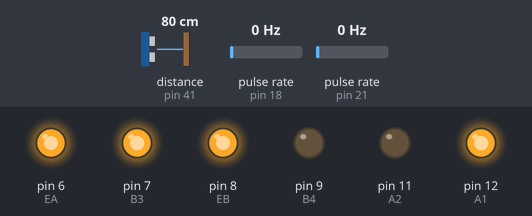
Recording of a sketch running on a simulated Arduino Mega 2560, built with avr-gcc and run on an emulated ATmega2560. Shown: output pins drawn as LEDs (lit = HIGH). Wiring (inferred from the names in the program): ultrasonic range finder: trigger pin 45; echo pin 41; 2 × pulse sensor: data pin 18 / data pin 21. The test bench sets the inputs (shaded band); at power-on: distance to the obstacle (sensor on pin 41) 80 cm, pulse rate (sensors on pin 18, pin 21) 0 Hz. The echo pulse lasts 58.3 µs per cm; pins used as bus, display or sensor lines are not drawn; what the sketch prints to the serial monitor is not drawn.

Above: at 1.2 s.
1.3 s: distance to the obstacle (sensor on pin 41) set to 51 cm
At 2.0 s:
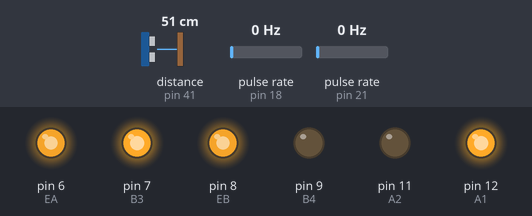
4.3 s: distance to the obstacle (sensor on pin 41) set to 42 cm
At 6.2 s:
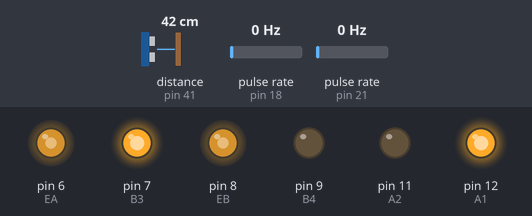
6.9 s: distance to the obstacle (sensor on pin 41) set to 2 cm
At 7.2 s:
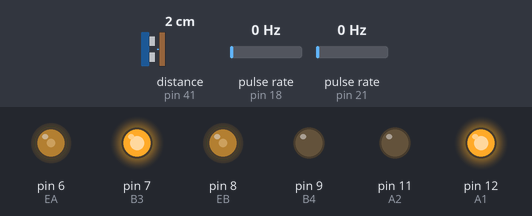
8.4 s: pulse rate (sensor on pin 18) set to 115 Hz
10.7 s: pulse rate (sensor on pin 18) set to 122 Hz
At 11.4 s:
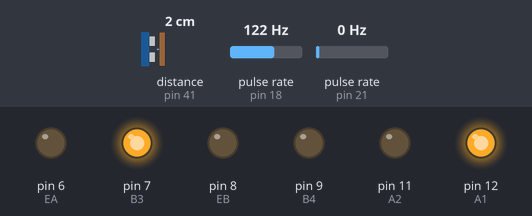
12.5 s: distance to the obstacle (sensor on pin 41) set to 60 cm
At 12.8 s:
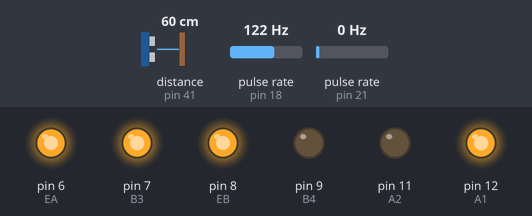
Timing chart, 0 to 15.0 s (numbered marks = the images above; inputs shaded):
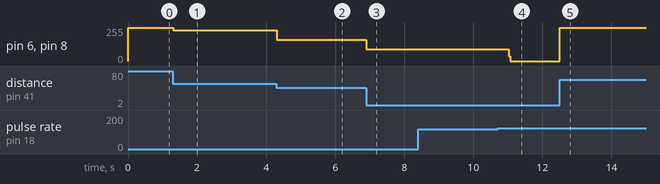

The sketch:

acc.ino
```cpp
#include <math.h>
#include <MsTimer2.h>

#define encoderL 18
#define encoderR 21

#define EA 6
#define A1 12
#define A2 11

#define B3 7
#define B4 9
#define EB 8

#define front_echo 41
#define front_trig 45

float reflect_duration, front_obstacle_distance;
float error;
int Pcontrol;
float velocity, ttc;
float system_delay = 0.5;
const float target_distance = 40;
const float max_vel = 250;
const float ppr = 1800;
const float Kp = 8.0;
volatile float pulseCountL = 0, pulseCountR = 0;
volatile int rpmL, rpmR, rpm;

void print_status()
{
//    Serial.print("distance : ");
//    Serial.println(front_obstacle_distance);
//    Serial.print("rpmL : ");
//    Serial.println(rpmL);
//    Serial.print("rpmR : ");
//    Serial.println(rpmR);
//    Serial.print("velocity : ");
//    Serial.println(velocity);
//    Serial.print("ttc : ");
//    Serial.println(ttc);
    Serial.print("speed : ");
    Serial.println(150 + Pcontrol);
}

void speedLimit()
{
  if(Pcontrol > 100) Pcontrol = 100;
  if(Pcontrol < -150) Pcontrol = -150;
}

float calculate_ttc()
{
  float _ttc;

  _ttc = (front_obstacle_distance / velocity) - 1;
  if(_ttc < 0) _ttc = 0;
  return _ttc;
}

void speedSetup(int left, int right)
{
    analogWrite(EA, left);
    analogWrite(EB, right);
}

void detect_distance()
{
    digitalWrite(front_trig, LOW);
    delayMicroseconds(2);
    digitalWrite(front_trig, HIGH);
    delayMicroseconds(10);
    digitalWrite(front_trig, LOW);
    reflect_duration = pulseIn(front_echo, HIGH);
    front_obstacle_distance = ((float)(340 * reflect_duration) / 10000) / 2;
}

void aeb_handler()
{
  ttc = calculate_ttc();
  if(ttc <= (1.5 + system_delay))
  {
    speedSetup(0, 0);
    while(1)
    {
      detect_distance();
      if(front_obstacle_distance > 20)
      {
        break;
      }
    }
  }
}

void speedCalibration()
{
    rpmL = (int)((pulseCountL / ppr) * (60.0 / 0.5));
    rpmR = (int)((pulseCountR / ppr) * (60.0 / 0.5));
    rpm = (rpmL + rpmR) / 2;
    velocity = (rpm * 6.6 * 3.141592) / 60.0;

    pulseCountL = 0;
    pulseCountR = 0;
}

void pulseCounterL() { pulseCountL++; }
void pulseCounterR() { pulseCountR++; }

void setup()
{
    pinMode(encoderR, INPUT);
    pinMode(EA, OUTPUT);
    pinMode(A2, OUTPUT);
    pinMode(A1, OUTPUT);

    pinMode(encoderL, INPUT);
    pinMode(EB, OUTPUT);
    pinMode(B3, OUTPUT);
    pinMode(B4, OUTPUT);

    pinMode(front_trig, OUTPUT);
    pinMode(front_echo, INPUT);

    attachInterrupt(digitalPinToInterrupt(encoderL), pulseCounterL, RISING);
    attachInterrupt(digitalPinToInterrupt(encoderR), pulseCounterR, RISING);

    MsTimer2::set(500, speedCalibration);
    MsTimer2::start();

    digitalWrite(A2, LOW);
    digitalWrite(A1, HIGH);
    digitalWrite(B4, LOW);
    digitalWrite(B3, HIGH);

    Serial.begin(57600);

    speedSetup(150, 150);
}

void loop()
{
  detect_distance();
  error = front_obstacle_distance - target_distance;
  Pcontrol = (int)(Kp * error);
  speedLimit();
  speedSetup(150 + Pcontrol, 150 + Pcontrol);
  if(front_obstacle_distance <= 15)
  {
    speedSetup((max_vel / 25) * 9, (max_vel / 25) * 9);
    aeb_handler();
  }
  print_status();
}
```

Measured:
- the behaviour switches between 47 and 46 cm on distance to the obstacle (sensor on pin 41) (found by bisection; images 1 and 2)
- the behaviour switches between 118 and 119 Hz on pulse rate (sensor on pin 18) (found by bisection; images 3 and 4)
- after the input at 1.3 s, pin 6 (EA), pin 8 (EB): 250/255 → 232/255 at once
- after the input at 4.3 s, pin 6 (EA), pin 8 (EB): 232/255 → 160/255 at once
- after the input at 6.9 s, pin 6 (EA), pin 8 (EB): 160/255 → 90/255 at once
- after the input at 10.7 s, pin 6 (EA), pin 8 (EB): 90/255 → 0/255 after 0.33 s
- after the input at 12.5 s, pin 6 (EA), pin 8 (EB): 0/255 → 250/255 at once
